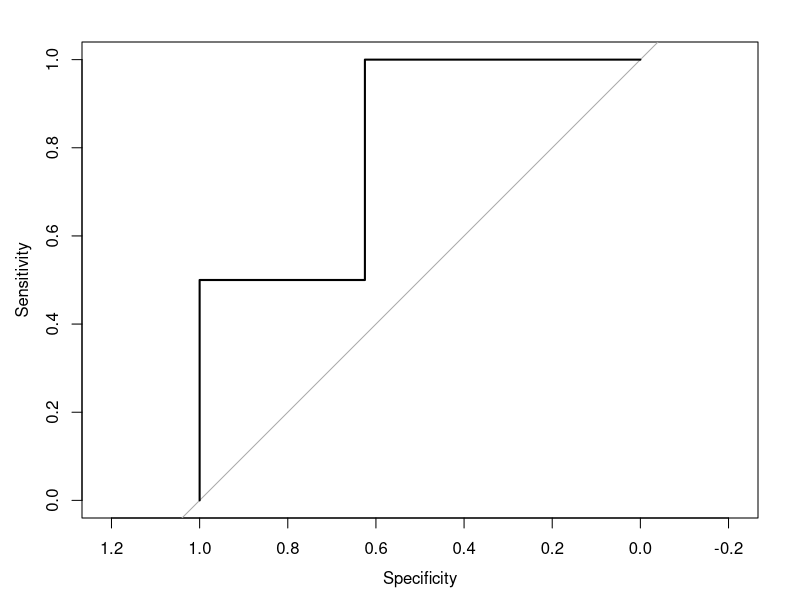

Here is the R script that generated this plot:
# logistic regression model

# Notes about this model:
# Due to the low number of samples and relatively large number of predictors, we cannot apply logistic regression using every
# feature because the fit method will not converge. (Try it and see). So, we'll pick two features to fit our logistic regression
# model - Contact and AreaCode in order to demonstrate a few important concepts (e.g. one-hot-encoding)

options(scipen=20, digits=4)

# Load packages
library(data.table)
library(stringr)
library(caret)  # for assessing feature importances
library(pROC)

#======================================================================================================
# Load Data (Assumes your current working directory is the Rank Sales Leads problem directory)

train <- fread("_Data/train.csv", select=c("LeadID", "CompanyName", "PhoneNumber", "Contact", "Sale"))
test <- fread("_Data/test.csv", select=c("LeadID", "CompanyName", "PhoneNumber", "Contact", "Sale"))

#======================================================================================================
# Really quick and dirty analysis

# View the raw data
train

# Some thoughts & ideas come to mind
# - Phone number probably isn't useful... but maybe AreaCode is since it should separate the samples by geography => demographics
# - It probably makes sense to order the Contact values: general line < other < manager < owner (this affects the model's construction)

# Now let's see what our overall hit ratio is
train[, list(Samples=.N, Sales=sum(Sale), HitRatio = sum(Sale)/.N)]  # .35

#======================================================================================================
# Feature engineering and transforming the training dataset

# Some things to keep in mind
# - logistic regression only accepts numeric and logical values. So we need to convert Contact to numeric
# - We need to extract AreaCode from PhoneNumber, and then one-hot-encode them (because it doesn't make sense to order AreadCodes)
# - The test set could have an AreaCode not seen in the train set (it doesn't, but it could. So we'll account for that)

#--------------------------------------------------
# Contact (convert to numeric, 1-4)

# In this case, we know all the possible contact types
contacts <- c("general line", "other", "manager", "owner")  # Note the order of the elements
train[, Contact := match(Contact, contacts)]
test[, Contact := match(Contact, contacts)]

#--------------------------------------------------
# AreaCode

train[, AreaCode := substr(PhoneNumber, 1, 3)]  # train
test[, AreaCode := substr(PhoneNumber, 1, 3)]  # test

# Now we need to create a dummy variable for each area code (i.e. one-hot-encoding)
train_dummies <- dcast(train[, list(LeadID, AreaCode)], LeadID ~ AreaCode, fun.aggregate=function(x) 1, fill=0, value.var="AreaCode")
setnames(train_dummies, colnames(train_dummies), paste0("AC", colnames(train_dummies)))  # Prefix each column name with "AC"
setnames(train_dummies, "ACLeadID", "LeadID")  # Change "ACLeadID" back to "LeadID"
train <- train_dummies[train, on="LeadID"]  # Merge the dummy columns back to the train dataset

test_dummies <- dcast(test[, list(LeadID, AreaCode)], LeadID ~ AreaCode, fun.aggregate=function(x) 1, fill=0, value.var="AreaCode")
setnames(test_dummies, colnames(test_dummies), paste0("AC", colnames(test_dummies)))  # Prefix each column name with "AC"
setnames(test_dummies, "ACLeadID", "LeadID")  # Change "ACLeadID" back to "LeadID"
test <- test_dummies[test, on="LeadID"]  # Merge the dummy columns back to the test dataset

# Our test dataset needs to include every dummy variable that's in the train set. Add any missing area code columns with all 0s, if needed.
areacodes_in_train_not_in_test <- setdiff(colnames(train_dummies), colnames(test_dummies))
if(length(areacodes_in_train_not_in_test) > 0) test[, eval(parse(text= paste0("`:=`(", paste0(areacodes_in_train_not_in_test, "=0L", collapse=","), ")") ))]

#======================================================================================================
# Logistic Regression Model

# We have to use the formula syntax here, so something like "Sale ~ Contact + AC310 + ..."
# Also, we need to exclude one of the area codes to avoid a rank-deficient matrix (every column must be independent of the others)
# Note that we could just punch "Sale ~ Contact + AC504 + AC646" into the glm() method, but instead we'll build the formula string dynamically

features <- c("Contact", colnames(train_dummies[, !c("LeadID", "AC310"), with=FALSE]))
formula_str <- paste("Sale ~", paste(features, collapse=" + "))
model <- glm(formula_str, family=binomial(link='logit'), data=train)

#--------------------------------------------------
# Evaluate the fit

summary(model)
varImp(model, scale=FALSE)

#======================================================================================================
# Make some predictions on the test set & evaluate the results

# Make Predictions
test[, ProbSale := predict(model, newdata=test, type='response')]

#--------------------------------------------------
# Rank the predictions from most likely to least likely

setorder(test, -ProbSale)
test[, ProbSaleRk := .I]

#--------------------------------------------------
# Take a look

test[, list(ProbSaleRk, CompanyName, ProbSale, Sale)]  # Looks perty good!

#--------------------------------------------------
# Let's evaluate the results using area under the ROC curve using the pROC package

rocCurve <- roc(response=test$Sale, predictor=test$ProbSale, direction="<")
rocCurve$auc  # 0.812
plot(rocCurve)

